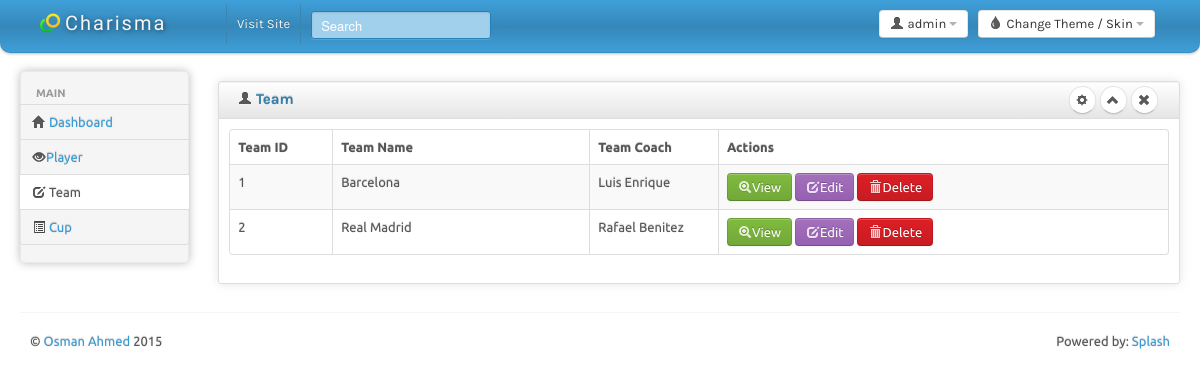
The app's page /team.php with its own data.
### tables this page shows
CREATE TABLE IF NOT EXISTS `team` (
  `TeamID` int(5) NOT NULL,
  `Name` varchar(300) NOT NULL,
  `CoachID` int(5) NOT NULL
);

CREATE TABLE IF NOT EXISTS `coach` (
  `CoachID` int(3) NOT NULL,
  `Name` varchar(300) NOT NULL
);

### team.php (the view, shortened to what this page needs)
<!DOCTYPE html>
<html lang="en">
<head>
	<link id="bs-css" href="css/bootstrap-cerulean.css" rel="stylesheet">
	<link href="css/bootstrap-responsive.css" rel="stylesheet">
	<link href="css/charisma-app.css" rel="stylesheet">
	<link href="css/jquery-ui-1.8.21.custom.css" rel="stylesheet">
	<link href='css/fullcalendar.css' rel='stylesheet'>
	<link href='css/fullcalendar.print.css' rel='stylesheet'  media='print'>
	<link href='css/chosen.css' rel='stylesheet'>
	<link href='css/uniform.default.css' rel='stylesheet'>
	<link href='css/colorbox.css' rel='stylesheet'>
	<link href='css/jquery.cleditor.css' rel='stylesheet'>
	<link href='css/jquery.noty.css' rel='stylesheet'>
	<link href='css/noty_theme_default.css' rel='stylesheet'>
	<link href='css/elfinder.min.css' rel='stylesheet'>
	<link href='css/elfinder.theme.css' rel='stylesheet'>
	<link href='css/jquery.iphone.toggle.css' rel='stylesheet'>
	<link href='css/opa-icons.css' rel='stylesheet'>
	<link href='css/uploadify.css' rel='stylesheet'>
</head>
<body>
	<div class="navbar">
		<div class="navbar-inner">
			<div class="container-fluid">
				<a class="brand" href="index.html"> <img alt="Charisma Logo" src="img/logo20.png" /> <span>Charisma</span></a>
				<div class="btn-group pull-right theme-container" >
					<a class="btn dropdown-toggle" data-toggle="dropdown" href="#">
						<i class="icon-tint"></i><span class="hidden-phone"> Change Theme / Skin</span>
						<span class="caret"></span>
					</a>
				</div>
				<div class="btn-group pull-right" >
					<a class="btn dropdown-toggle" data-toggle="dropdown" href="#">
						<i class="icon-user"></i><span class="hidden-phone"> admin</span>
						<span class="caret"></span>
					</a>
				</div>
				<div class="top-nav nav-collapse">
					<ul class="nav">
						<li><a href="#">Visit Site</a></li>
						<li>
							<form class="navbar-search pull-left">
								<input placeholder="Search" class="search-query span2" name="query" type="text">
							</form>
						</li>
					</ul>
				</div>
			</div>
		</div>
	</div>
		<div class="container-fluid">
		<div class="row-fluid">
			<div class="span2 main-menu-span">
				<div class="well nav-collapse sidebar-nav">
        		<? require_once "rightmenu.php"; ?>
				</div>
			</div>
                <div id="content" class="span10">
<div class="row-fluid sortable">
<div class="box span12">
<div class="box-header well" data-original-title>
<h2><i class="icon-user"></i> Team</h2>
<div class="box-icon">
<a href="AddTeam.php" class="btn  btn-round"><i class="icon-cog"></i></a>
<a href="#" class="btn btn-minimize btn-round"><i class="icon-chevron-up"></i></a>
<a href="#" class="btn btn-close btn-round"><i class="icon-remove"></i></a>
</div>
</div>
<div class="box-content">
<table class="table table-striped table-bordered bootstrap-datatable datatable">
<thead>
<tr>
<th width="8%">Team ID</th>
<th width="20%">Team Name</th>
<th width="10%">Team Coach</th>
<th width="35%">Actions</th>
</tr>
</thead>
<tbody>
<?
$GetTeam = mysql_query("SELECT team.TeamID AS TeamID, team.Name AS TeamName, coach.Name AS CoachName FROM team team LEFT OUTER JOIN coach coach ON (team.CoachID = coach.CoachID) ORDER BY TeamName ASC");
while($GetTeamFetch = mysql_fetch_array($GetTeam)){
?>
    <tr>
    <td><? echo $GetTeamFetch[TeamID]; ?></td>
    <td class="center"><? echo $GetTeamFetch[TeamName]; ?></td>
    <td class="center"><? echo $GetTeamFetch[CoachName]; ?></td>
    <td class="center">
      <a class="btn btn-success" href="TeamView.php?ID=<? echo $GetTeamFetch[TeamID]; ?>"><i class="icon-zoom-in icon-white"></i>View</a>
      <a class="btn btn-info" href="TeamEdit.php?ID=<? echo $GetTeamFetch[TeamID]; ?>"><i class="icon-edit icon-white"></i>Edit</a>
      <a class="btn btn-danger" href="TeamDelete.php?ID=<? echo $GetTeamFetch[TeamID]; ?>"><i class="icon-trash icon-white"></i>Delete</a>
    </td>
    </tr>
<? } ?>
</tbody>
</table>
</div>
</div>
</div>
                </div>
			</div>
		<hr>
		<footer>
			<p class="pull-left">&copy; <a href="#">Osman Ahmed</a> 2015</p>
			<p class="pull-right">Powered by: <a href="#">Splash</a></p>
		</footer>
	</div>
</body>
</html>

### css/charisma-app.css (style rules this page uses)
.box { border: 1px solid #DEDEDE; border-radius:3px; -webkit-border-radius:3px; -moz-border-radius:3px; margin-top: 10px; margin-bottom: 10px ; box-shadow: 0 0 10px rgba(189, 189, 189, 0.4); -webkit-box-shadow: 0 0 10px rgba(189, 189, 189, 0.4); -moz-box-shadow: 0 0 10px rgba(189, 189, 189, 0.4); }
.box-header { border:none; padding-top:5px; border-bottom: 1px solid #DEDEDE; border-radius:3px 3px 0 0; -webkit-border-radius:3px 3px 0 0; -moz-border-radius:3px 3px 0 0; height:12px; min-height:12px; margin-bottom: 0; cursor:move; font-weight:bold; font-size:16px; background: -moz-linear-gradient(top, rgba(255,255,255,0) 0%, rgba(0,0,0,0.1) 100%); background: -webkit-gradient(linear, left top, left bottom, color-stop(0%,rgba(255,255,255,0)), color-stop(100%,rgba(0,0,0,0.1))); background: -webkit-linear-gradient(top, rgba(255,255,255,0) 0%,rgba(0,0,0,0.1) 100%); background: -o-linear-gradient(top, rgba(255,255,255,0) 0%,rgba(0,0,0,0.1) 100%); background: -ms-linear-gradient(top, rgba(255,255,255,0) 0%,rgba(0,0,0,0.1) 100%); background: linear-gradient(to bottom, rgba(255,255,255,0) 0%,rgba(0,0,0,0.1) 100%); filter: progid:DXImageTransform.Microsoft.gradient( startColorstr='#00ffffff', endColorstr='#1a000000',GradientType=0 ); }
.box-header h2 { font-size:15px; width:auto; clear:none; float:left; line-height:25px; white-space: nowrap; }
.box-header h2 > i { margin-top:1px; }
.box-icon { float:right; }
.box-icon a { clear:none; float:left; margin:0 2px; height: 18px; width:5px; margin-top: -1px; }
.box-icon a i { margin-left:-4.5px; }
.box-content { padding:10px; }
.btn-round { border-radius: 40px; -webkit-border-radius: 40px; -moz-border-radius: 40px; font-size:12px; padding-top:4px; }
footer { clear:both; }
footer .pull-right { float:right; margin-right:10px; }
footer .pull-left { float:left; margin-left:10px; }
.sidebar-nav { min-height:0; box-shadow: 0 0 10px #BDBDBD; -webkit-box-shadow: 0 0 10px #BDBDBD; -moz-box-shadow: 0 0 10px #BDBDBD; border-radius: 5px; -webkit-border-radius: 5px; -moz-border-radius: 5px; margin-bottom: 0; padding-bottom:0; }
.brand { font-family: 'Shojumaru', cursive, Arial, serif; letter-spacing:2px; text-shadow:1px 1px 5px rgba(0, 0, 0, 0.5); width:166px; }
.brand img { float:left; height:20px; width:20px; margin-right:5px; }
.brand span { float:left; }
.navbar-search { margin-left:10px; }
.navbar-inner { border-radius:0 0 10px 10px; -webkit-border-radius:0 0 10px 10px; -moz-border-radius:0 0 10px 10px; padding-top:5px; padding-bottom:5px; }
.pull-left { float:left !important; }
.pull-right { float:right !important; }

### team.php (style rules this page uses)
body { padding-bottom: 40px; }
.sidebar-nav { padding: 9px 0; }

### records on screen
team: TeamID "1", Name "Barcelona", CoachID.Name "Luis Enrique"
team: TeamID "2", Name "Real Madrid", CoachID.Name "Rafael Benitez"
